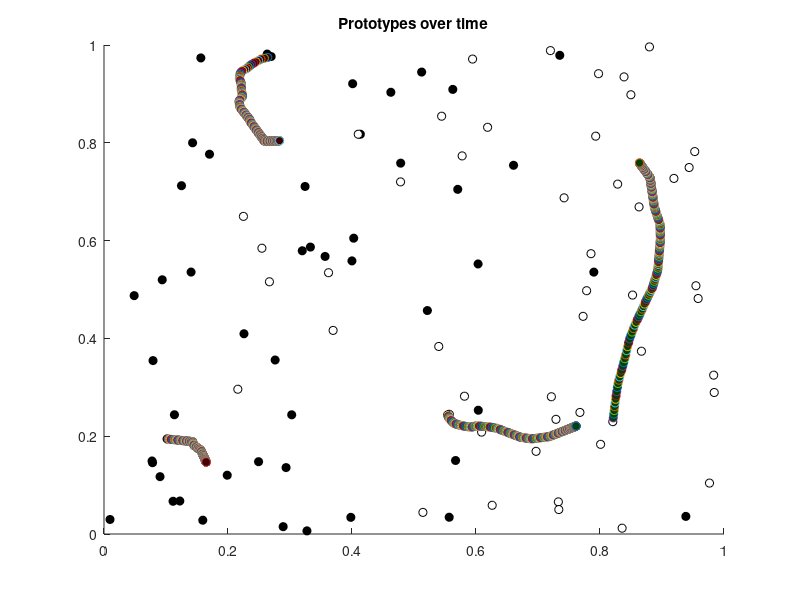
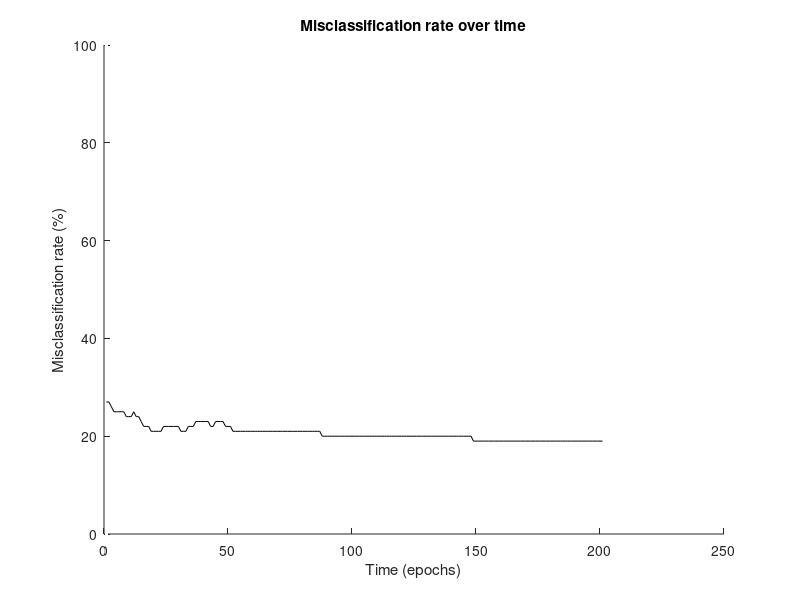

Source code (MATLAB) for these figures, in order:
% clear previous set data and close all figures
clear all;
close all;

% load data
d = load('data_lvq.mat');
d = d.w5_1;
[rows, cols] = size(d);
data = ones(rows, cols+1);
data(:, 1:cols) = d;
for i = 1:50  % add label to data
  data(i, cols+1) = 0;
end

t_max = 200;
learning_rate = 0.002;

% Initialise RNG
rng('default');

% initialise prototypes
NR_OF_CLASSES = 2;
K = 2; % prototypes per class

prototypes = zeros(NR_OF_CLASSES * K, cols+1);

temp_order_class_1 = randperm(50, K);
temp_order_class_2 = randperm(rows-50, K)+50;
for i = 1:K
  prototypes(i, :) = data(temp_order_class_1(i), :);
  prototypes(i+K, :) = data(temp_order_class_2(i), :);
end

initial_prototypes = prototypes; %For debugging

prototypes_over_time = zeros(t_max, NR_OF_CLASSES * K, cols+1);
E_over_time = zeros(t_max+1,1);

% Compute initial E
E_over_time(1) = 0;
for i = 1:rows
  winner = 1;
  winner_distance = intmax;
  
  for j = 1:NR_OF_CLASSES*K
    distance = pdist([prototypes(j, 1:2); data(i, 1:2)]);
    if distance < winner_distance
      winner_distance = distance;
      winner = j;
    end
  end
  
  E_over_time(1) = E_over_time(1) +  ...
      (prototypes(winner, cols+1) ~= data(i, cols+1));
end


% Permutations
for t = 1:t_max
  
  %  Shuffle data set and perform permutations
  for j = randperm(rows)
    example = data(j, :);
    
    % initialise winner
    winner = 1;
    winner_distance = intmax; % represents infinity
    
    % get closest prototype
    for k = 1:NR_OF_CLASSES * K % take rows
      prototype = prototypes(k, :);
      distance = pdist([example(1:cols); prototype(1:cols)]);
      if distance < winner_distance
        winner_distance = distance;
        winner = k;
      end
    end
    
    % update winner
    sign = 1;
    if prototypes(winner, cols+1) ~= example(cols+1)
      sign = -1;
    end
    
    prototypes(winner, 1:cols) = prototypes(winner, 1:cols) + ...
      sign * learning_rate * ...
      (example(1:cols) - prototypes(winner, 1:cols));
  end
  
  %Compute E
  E = 0;
  for i = 1:rows
    winner = 1;
    winner_distance = intmax;
    
    for j = 1:NR_OF_CLASSES*K
      distance = pdist([prototypes(j, 1:2); data(i, 1:2)]);
      if distance < winner_distance
        winner_distance = distance;
        winner = j;
      end
    end
    
    E = E + (prototypes(winner, cols+1) ~= data(i, cols+1));
  end
  
  % store prototypes and misclassification error for this iteration
  prototypes_over_time(t, :, :) = prototypes;
  E_over_time(t+1) = E;
end

% normalise and convert E_over_time to percentage
E_over_time = E_over_time./rows.*100;


% Plots
figure; hold on;
plot(data(1:50, 1), data(1:50, 2), 'ko', 'MarkerFaceColor', [0,0,0]);
plot(data(51:rows, 1), data(51:rows, 2), 'ko', 'MarkerFaceColor', [1,1,1]);
for t = 1:t_max
  for k = 1:NR_OF_CLASSES*K
    plot(prototypes_over_time(t, k, 1), prototypes_over_time(t, k, 2), ...
        'o', 'MarkerFaceColor', ...
        [(prototypes_over_time(t,k,3) == 0) * (1/t_max/2 + .25), ...
        (prototypes_over_time(t,k,3) ~= 0) * (1/t_max/2 + .25), ...
        0]);
  end
end
title('Prototypes over time');


figure; hold on;
plot(1:t_max+1, E_over_time, 'k-');
plot(1, 0, 'w');
plot(1, 100, 'w');
xlabel('Time (epochs)');
ylabel('Misclassification rate (%)');
title('Misclassification rate over time');